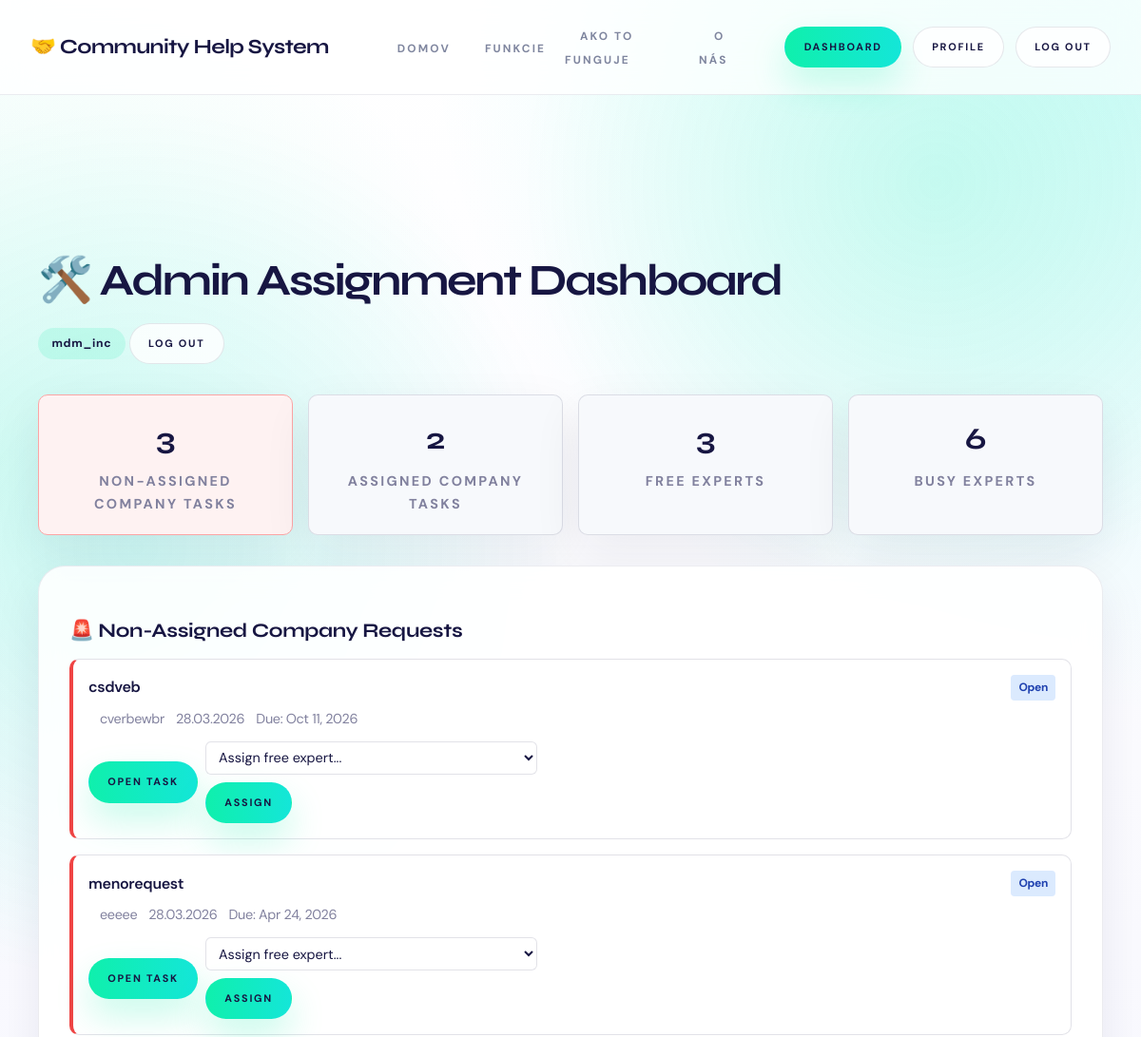
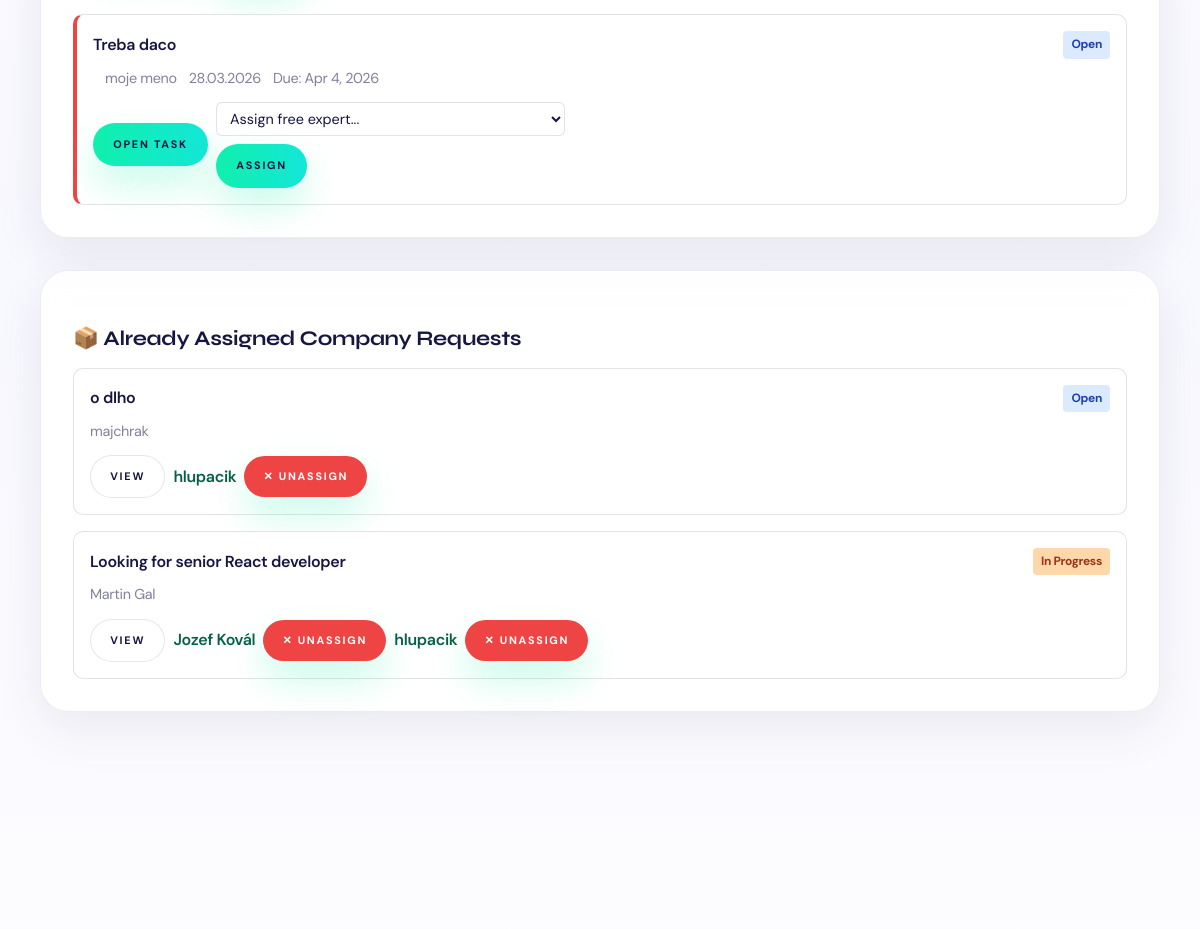
Before: /dashboard/ (signed in, upper part) with the older database file (2 pictures, top to bottom).
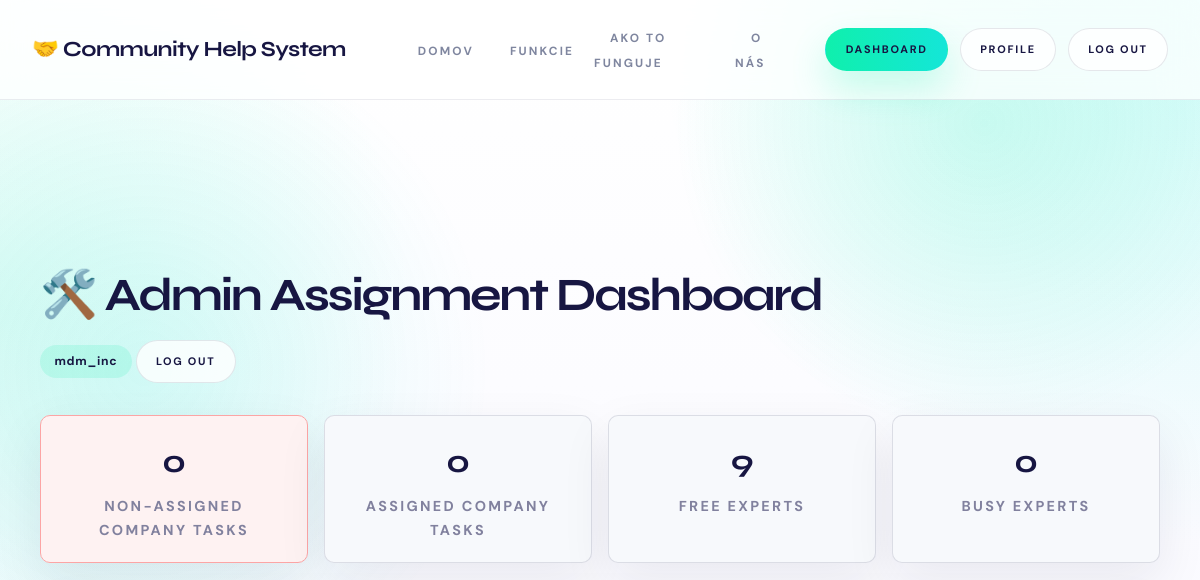
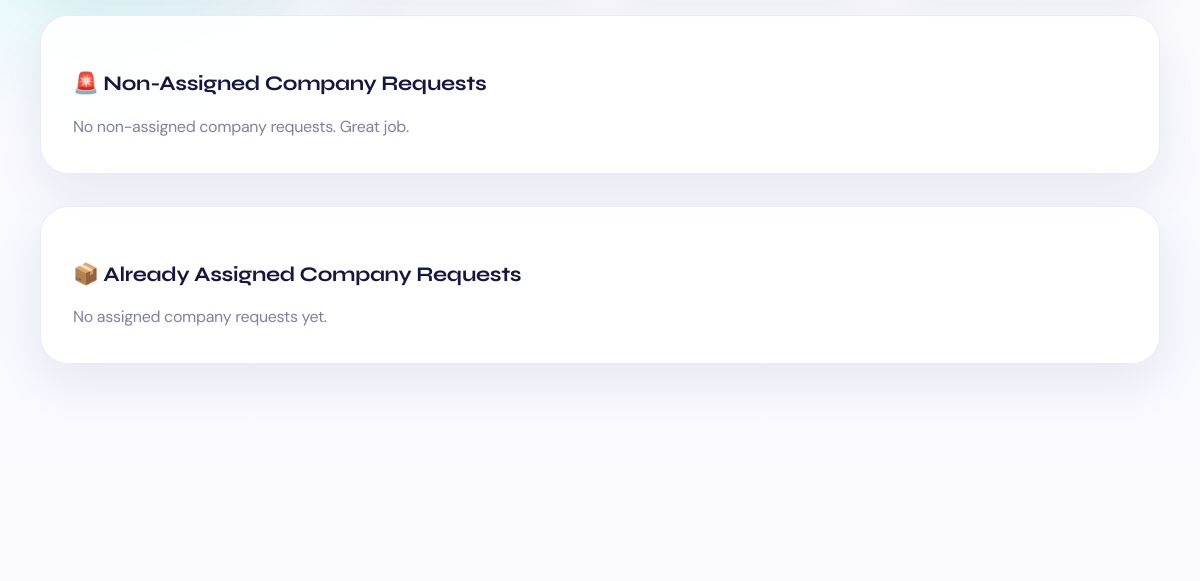
After: the same page with the newer database file (2 pictures, top to bottom).
### server/models.py (models this page shows, shortened)
class Request(models.Model):
    STATUS_CHOICES = [
        ('open', 'Open'),
        ('in_review', 'In Review'),
        ('waiting_expert', 'Waiting for Expert'),
        ('in_progress', 'In Progress'),
        ('resolved', 'Resolved'),
        ('rejected', 'Rejected'),
    ]
    PRIORITY_CHOICES = [
        ('low', 'Low'),
        ('medium', 'Medium'),
        ('high', 'High'),
        ('critical', 'Critical'),
    ]
    REQUESTER_TYPE_CHOICES = [
        ('corporate', 'Corporate'),
        ('startup', 'Startup'),
        ('investor', 'Investor'),
        ('service_provider', 'Service Provider'),
        ('community_member', 'Community Member'),
    ]
    EXPERIENCE_LEVEL_CHOICES = [
        ('junior', 'Junior'),
        ('mid', 'Mid'),
        ('senior', 'Senior'),
        ('lead', 'Lead'),
    ]
    title = models.CharField(max_length=200)
    description = models.TextField()
    is_corporate = models.BooleanField(default=False)
    company_name = models.CharField(max_length=255, blank=True)
    company_email = models.EmailField(blank=True)
    due_date = models.DateField(null=True, blank=True)
    target_skills = models.ManyToManyField(Skill, blank=True, related_name='target_requests')
    required_languages = models.ManyToManyField(Language, blank=True, related_name='required_by_requests')
    target_experience = models.CharField(max_length=20, choices=EXPERIENCE_LEVEL_CHOICES, blank=True)
    requester_name = models.CharField(max_length=200)
    requester_email = models.EmailField()
    requester_phone = models.CharField(max_length=20, blank=True)
    requester_type = models.CharField(
        max_length=20,
        choices=REQUESTER_TYPE_CHOICES,
        default='community_member'
    )
    category = models.ForeignKey(Category, on_delete=models.SET_NULL, null=True)
    priority = models.CharField(
        max_length=20,
        choices=PRIORITY_CHOICES,
        default='medium'
    )
    status = models.CharField(
        max_length=20,
        choices=STATUS_CHOICES,
        default='open'
    )
    value_score = models.IntegerField(
        default=5,
        help_text='Impact score (1-10)'
    )
    reviewed_by = models.ForeignKey(
        User,
        on_delete=models.SET_NULL,
        null=True,
        blank=True,
        related_name='reviewed_requests'
    )
    review_notes = models.TextField(blank=True)
    submitted_by = models.ForeignKey(
        User,
        on_delete=models.SET_NULL,
        null=True,
        blank=True,
        related_name='submitted_requests'
    )
    assigned_experts = models.ManyToManyField(
        Expert,
        blank=True,
        related_name='assigned_requests'
    )
    created_at = models.DateTimeField(auto_now_add=True)
    updated_at = models.DateTimeField(auto_now=True)
    is_resolved_by_creator = models.BooleanField(
        default=False,
        help_text='Whether the request creator has marked this as resolved/done'
    )
    creator_resolved_at = models.DateTimeField(
        null=True,
        blank=True,
        help_text='Timestamp when creator marked the request as done'
    )
    completed_by_expert = models.ForeignKey(
        Expert,
        on_delete=models.SET_NULL,
        null=True,
        blank=True,
        related_name='completed_requests',
        help_text='Expert selected by creator as the one who completed this request'
    )
    resolved_at = models.DateTimeField(null=True, blank=True)
    resolution_notes = models.TextField(blank=True)
    class Meta:
        ordering = ['-created_at']

class Expert(models.Model):
    AVAILABILITY_CHOICES = [
        ('high', 'High (daily)'),
        ('medium', 'Medium (weekly)'),
        ('low', 'Low (occasional)'),
    ]
    user = models.OneToOneField(User, on_delete=models.CASCADE)
    bio = models.TextField(blank=True)
    skills = models.ManyToManyField(Skill, blank=True, related_name='experts')
    languages = models.ManyToManyField(Language, blank=True, related_name='experts')
    work_experience = models.TextField(blank=True, help_text='Work experience highlights')
    rating = models.FloatField(default=0.0, help_text='Average user rating (0-5)')
    rating_count = models.IntegerField(default=0, help_text='Number of ratings')
    availability = models.CharField(
        max_length=20,
        choices=AVAILABILITY_CHOICES,
        default='medium'
    )
    is_busy = models.BooleanField(default=False, help_text='Whether expert is currently assigned to an active task')
    karma_points = models.IntegerField(default=0, help_text='Karma points earned for completed help')
    help_provided = models.IntegerField(default=0, help_text='Number of help contributions')
    profile_image = models.ImageField(upload_to='experts/', blank=True)
    created_at = models.DateTimeField(auto_now_add=True)

### server/views.py (the view, shortened to what this page needs)
# urls.py: path('dashboard/', views.dashboard, name='dashboard'),
@login_required
def dashboard(request):
    if is_admin_user(request.user):
        unassigned_corporate_qs = Request.objects.filter(
            is_corporate=True,
            status__in=ACTIVE_REQUEST_STATUSES,
            assigned_experts__isnull=True,
        ).select_related('category', 'submitted_by').distinct().order_by('-created_at')
        assigned_corporate_qs = Request.objects.filter(
            is_corporate=True,
            status__in=ACTIVE_REQUEST_STATUSES,
            assigned_experts__isnull=False,
        ).prefetch_related('assigned_experts__user').select_related('category').distinct().order_by('-created_at')
        free_experts = Expert.objects.select_related('user').exclude(
            assigned_requests__status__in=ACTIVE_REQUEST_STATUSES
        ).order_by('-karma_points', '-help_provided').distinct()
        stats = {
            'unassigned_corporate_count': unassigned_corporate_qs.count(),
            'assigned_corporate_count': assigned_corporate_qs.count(),
            'free_experts_count': free_experts.count(),
            'busy_experts_count': Expert.objects.filter(assigned_requests__status__in=ACTIVE_REQUEST_STATUSES).distinct().count(),
        }
        return render(request, 'admin_dashboard.html', {
            'stats': stats,
            'unassigned_corporate_requests': unassigned_corporate_qs,
            'assigned_corporate_requests': assigned_corporate_qs,
            'free_experts': free_experts,
        })

### server/views.py (called while the page is built)
def is_admin_user(user):
    return user.is_staff or user.is_superuser

### server/templates/admin_dashboard.html (shortened to what the changed rows need)
{% extends "base.html" %}
{% block content %}
<div class="container">
    <section class="section">
        <div class="d-flex justify-between align-center mb-4">
            <h1>🛠️ Admin Assignment Dashboard</h1>
        </div>
        <div class="stats mb-4">
            <div class="stat-item stat-item-danger">
                <div class="stat-number">{{ stats.unassigned_corporate_count }}</div>
                <div class="stat-label">Non-Assigned Company Tasks</div>
            </div>
            <div class="stat-item">
                <div class="stat-number">{{ stats.assigned_corporate_count }}</div>
                <div class="stat-label">Assigned Company Tasks</div>
            </div>
            <div class="stat-item">
                <div class="stat-number">{{ stats.free_experts_count }}</div>
                <div class="stat-label">Free Experts</div>
            </div>
            <div class="stat-item">
                <div class="stat-number">{{ stats.busy_experts_count }}</div>
                <div class="stat-label">Busy Experts</div>
            </div>
        </div>
        <div class="card mb-4" id="non-assigned">
            <div class="card-body">
                {% if unassigned_corporate_requests %}
                <div class="requests-list">
                    {% for req in unassigned_corporate_requests %}
                    <div class="request-item request-item-critical">
                        <div class="request-header">
                            <div class="request-title">
                                <a href="{% url 'request_detail' req.id %}">{{ req.title }}</a>
                            </div>
                            <div class="request-status status-{{ req.status }}">
                                {{ req.get_status_display }}
                            </div>
                        </div>
                        <div class="request-meta">
                            <span class="requester">{{ req.requester_name }}</span>
                            <span class="date">{{ req.created_at|date:"d.m.Y" }}</span>
                            {% if req.due_date %}
                            <span class="due-date">Due: {{ req.due_date|date:"M j, Y" }}</span>
                            {% endif %}
                        </div>
                        <div class="request-actions">
                            <a href="{% url 'request_detail' req.id %}" class="btn btn-sm btn-primary">Open task</a>
                            <form method="post" action="{% url 'admin_assign_expert' req.id %}" class="inline assign-form">
                                <select name="expert_id" class="assign-select" required>
                                    <option value="">Assign free expert...</option>
                                </select>
                                <button type="submit" class="btn btn-sm btn-success">Assign</button>
                            </form>
                        </div>
                    </div>
                    {% endfor %}
                </div>
                {% else %}
                <p class="text-muted">No non-assigned company requests. Great job.</p>
                {% endif %}
            </div>
        </div>
        <div class="card">
            <div class="card-body">
                {% if assigned_corporate_requests %}
                <div class="requests-list">
                    {% for req in assigned_corporate_requests %}
                    <div class="request-item">
                        <div class="request-header">
                            <div class="request-title">
                                <a href="{% url 'request_detail' req.id %}">{{ req.title }}</a>
                            </div>
                            <div class="request-status status-{{ req.status }}">{{ req.get_status_display }}</div>
                        </div>
                        <div class="request-meta">
                            <span class="requester">{{ req.requester_name }}</span>
                        </div>
                        <div class="request-actions">
                            <a href="{% url 'request_detail' req.id %}" class="btn btn-sm btn-outline">View</a>
                            {% for expert in req.assigned_experts.all %}
                            <span class="expert-assigned">{{ expert.user.get_full_name|default:expert.user.username }}</span>
                            <form method="post" action="{% url 'admin_unassign_expert' req.id %}" style="margin:0;">
                                <button type="submit" class="btn btn-sm btn-danger" onclick="return confirm('Unassign {{ expert.user.get_full_name|default:expert.user.username }}?')">✕ Unassign</button>
                            </form>
                            {% endfor %}
                        </div>
                    </div>
                    {% endfor %}
                </div>
                {% else %}
                <p class="text-muted">No assigned company requests yet.</p>
                {% endif %}
            </div>
        </div>
    </section>
</div>
{% endblock %}

Changed rows visible on the page:
removed Request: title "csdveb", status "Open", requester_name "cverbewbr", created_at "28.03.2026", due_date "Oct 11, 2026", shown under "🚨 Non-Assigned Company Requests"
removed Request: title "menorequest", status "Open", requester_name "eeeee", created_at "28.03.2026", due_date "Apr 24, 2026", shown under "🚨 Non-Assigned Company Requests"
removed Request: title "Treba daco", status "Open", requester_name "moje meno", created_at "28.03.2026", due_date "Apr 4, 2026", shown under "🚨 Non-Assigned Company Requests"
removed Request: title "o dlho", status "Open", requester_name "majchrak", shown under "📦 Already Assigned Company Requests"
no longer on this page (row edited): Expert: user.get_full_name "hlupacik"
removed Request: title "Looking for senior React developer", status "In Progress", requester_name "Martin Gal", shown under "📦 Already Assigned Company Requests"
no longer on this page (row edited): Expert: user.get_full_name "Jozef Kovál", shown under "Looking for senior React developer"
Other visible differences:
{{ stats.unassigned_corporate_count }}: "3" → "0"
{{ stats.assigned_corporate_count }}: "2" → "0"
{{ stats.free_experts_count }}: "3" → "9"
{{ stats.busy_experts_count }}: "6" → "0"
text now shown: "No non-assigned company requests. Great job. No assigned company requests yet."
